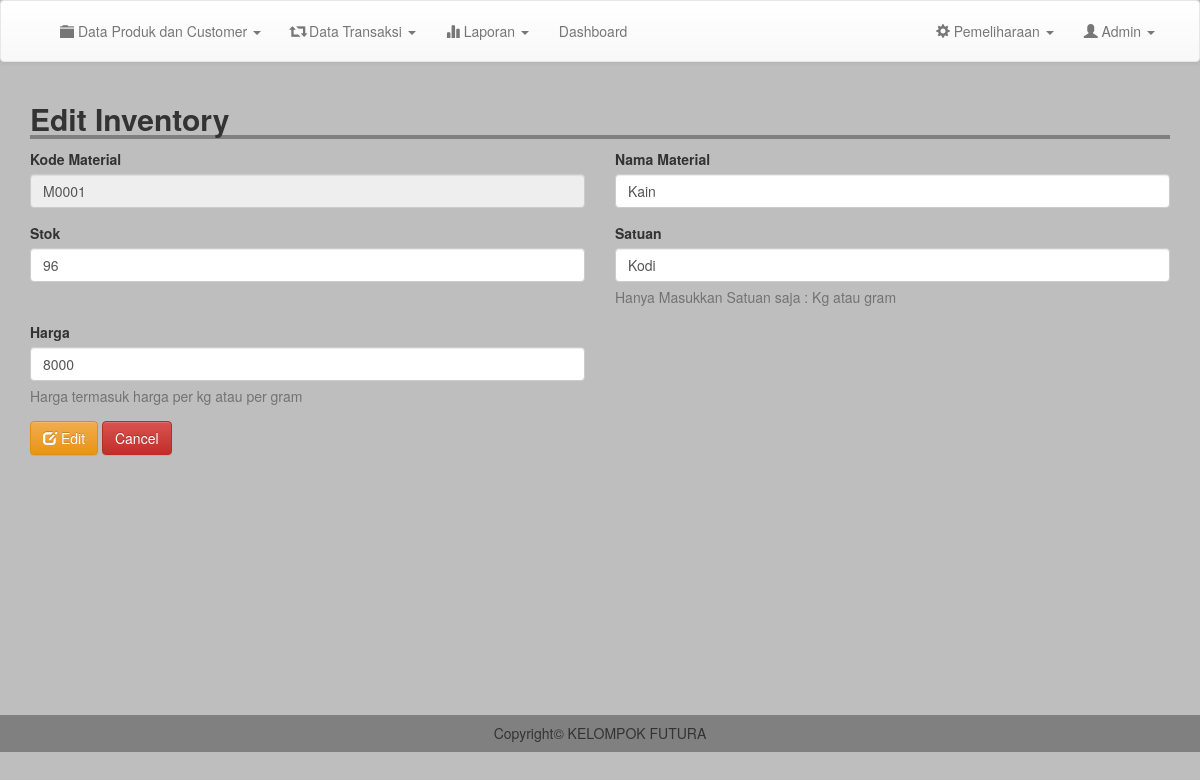
Page /admin/edit_inventory.php?kode=M0001 (signed in) on the committed database.
### tables this page shows
CREATE TABLE `inventory` (
  `kode_bk` varchar(100) NOT NULL,
  `nama` varchar(200) NOT NULL,
  `qty` varchar(200) NOT NULL,
  `satuan` varchar(200) NOT NULL,
  `harga` int(11) NOT NULL,
  `tanggal` date NOT NULL
);

### admin/edit_inventory.php (the view, shortened to what this page needs)
<?php
include 'header.php';
$kode = $_GET['kode'];
$result = mysqli_query($conn, "SELECT * FROM inventory WHERE kode_bk = '$kode'");
$row= mysqli_fetch_assoc($result);
?>
<div class="container">
	<h2 style=" width: 100%; border-bottom: 4px solid gray"><b>Edit Inventory</b></h2>
	<form action="proses/edit_inv.php" method="POST">
		<div class="row">
			<div class="col-md-6">
				<div class="form-group">
					<label for="exampleInputEmail1">Kode Material</label>
					<input type="text" class="form-control" id="exampleInputEmail1" disabled value="<?= $row['kode_bk']; ?>">
				</div>
			</div>
			<div class="col-md-6">
				<div class="form-group">
					<label for="exampleInputEmail1">Nama Material</label>
					<input type="text" class="form-control" id="exampleInputEmail1" placeholder="Masukkan Material" name="nama" value="<?= $row['nama']; ?>">
				</div>
			</div>
		</div>
		<div class="row">
			<div class="col-md-6">
				<div class="form-group">
					<label for="exampleInputEmail1">Stok</label>
					<input type="number" class="form-control" id="exampleInputEmail1"  name="stok" value="<?= $row['qty']; ?>">
				</div>
			</div>
			<div class="col-md-6">
				<div class="form-group">
					<label for="exampleInputEmail1">Satuan</label>
					<input type="text" class="form-control" id="exampleInputEmail1" placeholder="Contoh : Kg" name="satuan" value="<?= $row['satuan']; ?>">
					<p class="help-block">Hanya Masukkan Satuan saja : Kg atau gram</p>
				</div>
			</div>
		</div>
		<div class="row">
			<div class="col-md-6">
				<div class="form-group">
					<label for="exampleInputEmail1">Harga</label>
					<input type="number" class="form-control" id="exampleInputEmail1"  name="harga" placeholder="Contoh : 1000" value="<?= $row['harga']; ?>">
					<p class="help-block">Harga termasuk harga per kg atau per 	gram</p>
				</div>
			</div>
		</div>
		<button type="submit"  class="btn btn-warning" ><i class="glyphicon glyphicon-edit"></i> Edit</button>
		<a href="inventory.php" class="btn btn-danger">Cancel</a>
	</form>
</div>
<br>
<br>
<br>
<br>
<br>
<br>
<br>
<br>
<br>
<br>
<br>
<br>
<br>
<?php
include 'footer.php';
?>

### css/style.css (style rules this page uses)
body { margin:0; padding: 0; background-color: #bebebe; }

### rows in the picture
inventory: kode_bk "M0001", nama "Kain", stok "96", satuan "Kodi", harga "8000"
